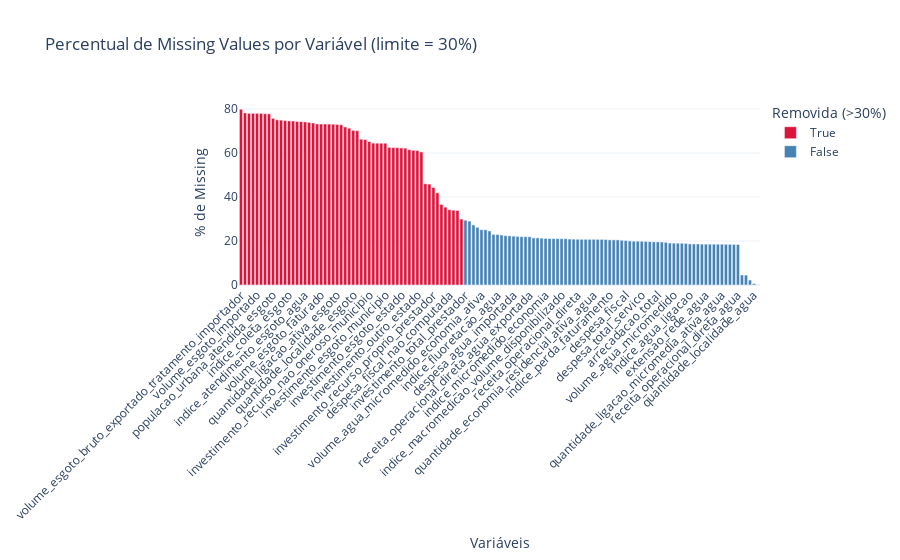

Notebook code for this chart:
### Code cell
import plotly.express as px

# ---- 1️⃣ Selecionar variáveis de interesse ----
excluir = ["id_municipio", "sigla_uf", "ano"]
variaveis_analiticas = [c for c in dados.columns if c not in excluir]

# ---- 2️⃣ Calcular % de missing ----
missing_ratio = dados[variaveis_analiticas].isna().mean().sort_values(ascending=False) * 100

# ⚠️ Aqui: não removemos nenhuma coluna (mesmo 100% NA)
missing_df = pd.DataFrame({
    "Variável": missing_ratio.index,
    "% Missing": missing_ratio.values
})

# ---- 3️⃣ Destacar as variáveis com mais de 30% de missing ----
limite = 30
missing_df["Removida (>30%)"] = missing_df["% Missing"] > limite

# ---- 4️⃣ Gráfico interativo ----
fig = px.bar(
    missing_df,
    x="Variável",
    y="% Missing",
    color="Removida (>30%)",
    color_discrete_map={True: "crimson", False: "steelblue"},
    hover_data={"% Missing": ':.2f'},
    title=f"Percentual de Missing Values por Variável (limite = {limite}%)"
)

fig.update_layout(
    xaxis_title="Variáveis",
    yaxis_title="% de Missing",
    xaxis_tickangle=-45,
    template="plotly_white",
    height=600
)

fig.show()

# ---- 5️⃣ Excluir as variáveis acima do limite (>30%), exceto as de interesse ----
variaveis_interesse = ["populacao_atendida_agua", "populacao_atendida_esgoto"]

cols_to_drop = [
    col for col in missing_ratio[missing_ratio > limite].index
    if col not in variaveis_interesse
]

if cols_to_drop:
    dados_limpo = dados.drop(columns=cols_to_drop)
    print(f"{len(cols_to_drop)} variáveis removidas (> {limite}% missing):\n{cols_to_drop}")
else:
    dados_limpo = dados.copy()
    print("Nenhuma variável removida — todas têm menos de 30% de missing.")

# ---- 6️⃣ Exibir missing das variáveis de interesse ----
print("\n✅ Variáveis mantidas mesmo com missing alto:")
for var in variaveis_interesse:
    if var in dados.columns:
        miss = dados[var].isna().mean() * 100
        print(f"  • {var}: {miss:.1f}% de missing")

### Figure 1 — Plotly figure (JSON) as saved in the notebook; plotly's stock layout.template omitted (floating-point values rounded to 4 significant figures)
{"data": [{"alignmentgroup": "True", "hovertemplate": "Removida (>30%)=True<br>Variável=%{x}<br>% Missing=%{y:.2f}<extra></extra>", "legendgroup": "True", "marker": {"color": "crimson", "pattern": {"shape": ""}}, "name": "True", "offsetgroup": "True", "orientation": "v", "showlegend": true, "textposition": "auto", "type": "bar", "x": ["volume_esgoto_bruto_exportado_tratamento_importador", "indice_consumo_energia_esgoto", "volume_esgoto_bruto_importado", "volume_esgoto_bruto_exportado", "volume_esgoto_importado", "receita_operacional_direta_esgoto_importado", "despesa_esgoto_exportado", "consumo_eletrico_sistemas_esgoto", "populacao_urbana_atendida_esgoto", "indice_atendimento_esgoto_esgoto", "indice_atendimento_agua_esgoto", "indice_esgotamento_agua_consumida", "indice_coleta_esgoto", "quantidade_economia_residencial_ativa_esgoto", "quantidade_economia_ativa_esgoto", "quantidade_ligacao_total_esgoto", "indice_atendimento_esgoto_agua", "indice_extensao_esgoto_ligacao", "indice_tratamento_esgoto", "volume_esgoto_tratado", "volume_esgoto_faturado", "volume_esgoto_coletado", "populacao_atendida_esgoto", "extensao_rede_esgoto", "quantidade_ligacao_ativa_esgoto", "receita_operacional_direta_esgoto", "populacao_urbana_residente_esgoto", "quantidade_sede_municipal_esgoto", "quantidade_localidade_esgoto", "populacao_urbana_residente_esgoto_ibge", "investimento_recurso_oneroso_municipio", "investimento_recurso_proprio_municipio", "investimento_recurso_nao_oneroso_municipio", "investimento_outro_municipio", "investimento_total_municipio", "investimento_agua_municipio", "investimento_esgoto_municipio", "investimento_recurso_oneroso_estado", "investimento_recurso_proprio_estado", "investimento_total_estado", "investimento_esgoto_estado", "investimento_agua_estado", "despesa_capitalizavel_estado", "investimento_recurso_nao_oneroso_estado", "investimento_outro_estado", "despesa_capitalizavel_municipio", "investimento_recurso_nao_oneroso_prestador", "investimento_recurso_oneroso_prestador", "investimento_recurso_proprio_prestador", "despesa_divida_total", "despesa_capitalizavel_prestador", "despesa_amortizacao_divida", "despesa_fiscal_nao_computada", "indice_consumo_energia_agua", "consumo_eletrico_sistemas_agua", "investimento_outro_prestador"], "xaxis": "x", "y": [79.93, 78.25, 78.07, 78.07, 78.07, 78.04, 77.87, 77.84, 75.78, 75.12, 74.99, 74.75, 74.64, 74.6, 74.36, 74.3, 74.16, 73.95, 73.69, 73.24, 73.22, 73.21, 73.19, 73.13, 73.02, 72.89, 71.88, 71.32, 70.35, 70.18, 66.32, 66.17, 65.25, 64.52, 64.49, 64.48, 64.48, 62.58, 62.53, 62.46, 62.34, 62.25, 61.55, 61.29, 61.13, 60.52, 46.06, 45.88, 44.35, 41.91, 36.64, 35.4, 34.22, 34.04, 33.91, 30.0], "yaxis": "y"}, {"alignmentgroup": "True", "hovertemplate": "Removida (>30%)=False<br>Variável=%{x}<br>% Missing=%{y:.2f}<extra></extra>", "legendgroup": "False", "marker": {"color": "steelblue", "pattern": {"shape": ""}}, "name": "False", "offsetgroup": "False", "orientation": "v", "showlegend": true, "textposition": "auto", "type": "bar", "x": ["investimento_total_prestador", "investimento_esgoto_prestador", "investimento_agua_prestador", "volume_servico_agua", "volume_agua_micromedido_economia_ativa", "despesa_servico_outro", "populacao_urbana_atendida_agua", "indice_atendimento_urbano_agua", "indice_fluoretacao_agua", "volume_agua_fluoretada", "despesa_exploracao_outro", "quantidade_economia_residencial_micromedida_ativa_agua", "despesa_agua_importada", "despesa_ativo", "indice_macromedicao", "credito_areceber", "receita_operacional_direta_agua_exportada", "despesa_divida_variacao", "despesas_juros_divida_excecao", "receita_operacional_indireta", "indice_micromedido_economia", "indice_consumo_agua_faturado", "indice_consumo_medio_agua", "indice_volume_agua_economia", "indice_macromedicao_volume_disponibilizado", "quantidade_ligacao_total_agua", "indice_micromedicao_relativo_agua", "indice_perda_linear_agua", "receita_operacional_direta", "indice_consumo_agua_per_capita", "indice_perda_distribuicao_agua", "indice_perda_ligacao_agua", "quantidade_economia_residencial_ativa_agua", "volume_agua_bruta_exportado", "volume_agua_tratada_exportado", "indice_consumo_agua", "indice_perda_faturamento", "indice_faturamento_agua", "indice_participacao_economia_agua", "despesas_juros_divida", "despesa_fiscal", "indice_atendimento_total_agua", "volume_agua_tratada_importado", "volume_agua_tratada_desinfeccao", "despesa_total_servico", "quantidade_economia_micromedida_ativa_agua", "volume_agua_macromedido", "receita_operacional", "arrecadacao_total", "indice_extensao_agua_ligacao", "despesa_exploracao", "volume_agua_tratada_eta", "volume_agua_micromedido", "volume_agua_produzido", "volume_agua_consumido", "volume_agua_faturado", "indice_agua_ligacao", "despesa_produto_quimico", "indice_hidrometracao", "quantidade_economia_ativa_agua", "extensao_rede_agua", "quantidade_empregado", "despesa_pessoal", "despesa_servico_terceiro", "quantidade_ligacao_micromedia_ativa_agua", "despesa_energia", "populacao_atendida_agua", "quantidade_ligacao_ativa_agua", "receita_operacional_direta_agua", "populacao_urbana_residente_agua", "populacao_urbana", "quantidade_sede_municipal_agua", "quantidade_localidade_agua", "populacao_urbana_atendida_agua_ibge"], "xaxis": "x", "y": [29.47, 29.05, 27.33, 26.21, 25.13, 25.12, 24.58, 23.0, 22.97, 22.73, 22.44, 22.36, 22.23, 22.1, 22.01, 21.98, 21.95, 21.43, 21.42, 21.32, 21.2, 21.14, 21.09, 21.08, 21.07, 21.06, 20.9, 20.87, 20.83, 20.79, 20.79, 20.78, 20.78, 20.75, 20.74, 20.69, 20.53, 20.53, 20.51, 20.35, 20.21, 20.05, 19.93, 19.93, 19.89, 19.82, 19.74, 19.64, 19.61, 19.59, 19.42, 19.08, 19.05, 19.03, 18.98, 18.92, 18.7, 18.68, 18.67, 18.6, 18.59, 18.58, 18.58, 18.57, 18.54, 18.49, 18.48, 18.45, 18.42, 4.572, 4.514, 2.232, 0.6597, 0.05753], "yaxis": "y"}], "layout": {"autosize": true, "barmode": "relative", "legend": {"title": {"text": "Removida (>30%)"}, "tracegroupgap": 0}, "title": {"text": "Percentual de Missing Values por Variável (limite = 30%)"}, "xaxis": {"anchor": "y", "autorange": true, "domain": [0, 1], "range": [-0.5, 129.5], "tickangle": -45, "title": {"text": "Variáveis"}, "type": "category"}, "yaxis": {"anchor": "x", "autorange": true, "domain": [0, 1], "range": [0, 84.13], "title": {"text": "% de Missing"}, "type": "linear"}}}
